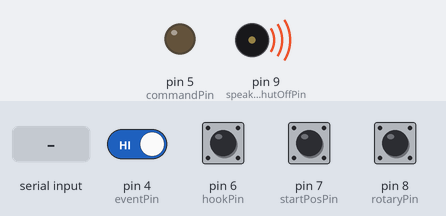
Recording of a sketch running on a simulated Arduino Uno, built with avr-gcc and run on an emulated ATmega328P. On the bench: output pins drawn as LEDs (lit = HIGH), buzzer (waves = sounding, pin HIGH). Inputs (shaded band) come from the test bench; at power-on: pin 4 (eventPin), pin 6 (hookPin), pin 7 (startPosPin), pin 8 (rotaryPin) HIGH. What the sketch prints to the serial monitor is not drawn.

Above: at 0.1 s.
At 2.2 s:
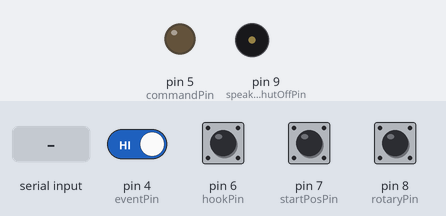
2.3 s: pin 4 (eventPin) driven LOW
4.8 s: pin 6 (hookPin) pulled LOW for 0.15 s
7.3 s: pin 7 (startPosPin) pulled LOW for 0.15 s
8.9 s: pin 8 (rotaryPin) pulled LOW for 0.15 s
10.5 s: "90,45\n" received over the second serial link
12.0 s: "0\n" received over the second serial link
Timing chart, 0 to 14.5 s (numbered marks = the images above; inputs shaded):
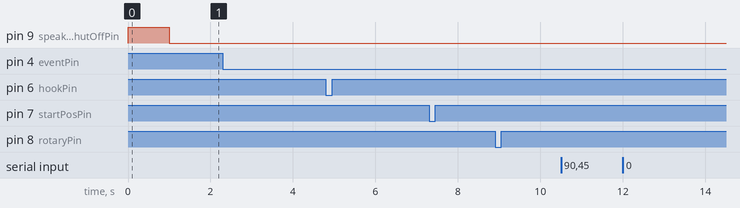

Measured:
- after the input at 2.3 s, every drawn part: stays the same
- after the input at 4.8 s, every drawn part: stays the same
- after the input at 7.3 s, every drawn part: stays the same
- after the input at 8.9 s, every drawn part: stays the same
- after the input at 10.5 s, every drawn part: stays the same
- after the input at 12.0 s, every drawn part: stays the same

The sketch:

Firmware.ino
```cpp
// (licence header left out)
#include <SoftwareSerial.h>

SoftwareSerial btSerial(2,3); // RX,TX
int eventPin = 4;
int eventValue = 1;
int commandPin = 5;
int commandToggle = 0;

int hookPin = 6;
int hookValue = 1;
int startPosPin = 7;
int startPosValue = 1;
int rotaryPin = 8;
int rotaryValue = 1;
int dialedNumber = 0;
int phoneNumber[10] = {0,0,0,0,0,0,0,0,0,0};
int numberCount = 0;

int speakerShutOffPin = 9;
int speakerShutOffToggle = 0;

typedef enum {
	limbo = 0,
	connectable = 1,
	connectableAndDiscoverable = 2,
	connected = 3,
	outgoingCall = 4,
	incomingCall = 5,
	activeCallInProgress = 6,
	testMode = 7,
	threeWayWaiting = 8,
	threeWayHold = 9,
	threeWay = 10,
	incomingCallHold = 11,
	activeCall = 12,
	audioStreaming = 13,
	lowBattery = 14
} BTState;

int iAP = 0;
int SPP = 0;
int A2DP = 0;
int HFP = 0;
long state;

char *serialSend(const char *command) {
	// Send command.
	btSerial.write(command);

	// Get response.
	char *response = (char *)malloc(20);
	memset(response, '\0', sizeof(response));
	unsigned long startRead = millis();
	while (1) {
		if (btSerial.available()) {
			char byteRead = btSerial.read();
			// If we receive a end line, we received the response.
			if (strcmp(&byteRead,"\r")==0)
				continue;
			if (strcmp(&byteRead,"\n")==0)
				break;
			strcat(response, &byteRead);
			// We don't want a buffer overrun. The responses from the bluetooth board is usually 3 characters long.
			if (strlen(response)>=19)
				break;
		}
		// Insure there isn't a error in reading and this doesn't continue reading infinite.
		if ((millis()-startRead)>=1000)
			break;
	}
	return response;
}
int serialSendVerify(const char *command, const char *verify) {
	char *response = serialSend(command);
	int verified = (strcmp(response, verify)==0);
        free(response);
        return verified;
}

void getAndDecodeState() {
	char *stateHex = serialSend("Q\r");
	Serial.print("Response: ");
	Serial.print(stateHex);
	Serial.print("\n");

	long response = strtol(stateHex, NULL, 16);
	long status = response >> 8;
	state = response & 0x000F;

	iAP = status & 0x1;
	SPP = (status & 0x2) >> 1;
	A2DP = (status & 0x4) >> 2;
	HFP = (status & 0x8) >> 3;

	if (state==incomingCall) {
		digitalWrite(speakerShutOffPin, HIGH);
	} else if (state!=audioStreaming && state!=connected) {
		speakerShutOffToggle = 0;
		digitalWrite(speakerShutOffPin, LOW);
	}
	free(stateHex);
}

void setup() {
	// Setup Serial Interfaces.
	Serial.begin(9600);
	btSerial.begin(9600);

	// Setup Pins.
	pinMode(eventPin, INPUT);
	pinMode(commandPin, OUTPUT);
	digitalWrite(commandPin, LOW);
	commandToggle = 1;

	pinMode(hookPin, INPUT_PULLUP);
	pinMode(startPosPin, INPUT_PULLUP);
	pinMode(rotaryPin, INPUT_PULLUP);
	pinMode(speakerShutOffPin, OUTPUT);

	// Allow for RN-52 to play startup tone.
	digitalWrite(speakerShutOffPin, HIGH);
	delay(1000);
	digitalWrite(speakerShutOffPin, LOW);
}

void loop() {
	if (btSerial.available())
		Serial.write(btSerial.read());
	if (Serial.available()) {
		btSerial.write(Serial.read());
	}

	// Gather information from the pins to work with.
	int event = digitalRead(eventPin);
	int eventChanged = (eventValue!=event);
	eventValue = event;

	int hook = digitalRead(hookPin);
	int hookChanged = (hookValue!=hook);
	hookValue = hook;

	int startPos = digitalRead(startPosPin);
	int startPosChanged = (startPosValue!=startPos);
	startPosValue = startPos;

	int rotary = digitalRead(rotaryPin);
	int rotaryChanged = (rotaryValue!=rotary);
	rotaryValue = rotary;

	if (eventChanged && event==0) {
		getAndDecodeState();
	}

	// Debug Code.
	if (hookChanged) {
		Serial.print("Hook: ");
		Serial.print(hook);
		Serial.print("\n");
	}
	if (startPosChanged) {
		Serial.print("Start Position: ");
		Serial.print(startPos);
		Serial.print("\n");
	}
	if (rotaryChanged) {
		Serial.print("Rotary: ");
		Serial.print(rotary);
		Serial.print("\n");
	}

	if (hookChanged) {
		if (hook==0) {
			memset(phoneNumber,0,sizeof(phoneNumber));
			numberCount = 0;
			if (state==audioStreaming) {
				serialSendVerify("AP\r", "AOK");
			} else if (state==outgoingCall || state==incomingCall || state==activeCallInProgress || state==threeWayWaiting || state==threeWayHold || state==threeWay || state==incomingCallHold || state==activeCall) {
				serialSendVerify("E\r", "AOK");
			}
		} else {
			if (state==incomingCall || state==incomingCallHold) {
				serialSendVerify("C\r", "AOK");
				speakerShutOffToggle = 0;
				digitalWrite(speakerShutOffPin, LOW);
			}
		}
		getAndDecodeState();
	}
	if (startPosChanged) {
		if (startPos==0) {
			dialedNumber = 0;
		} else {
			if (dialedNumber!=0) {
				if (dialedNumber>=10)
					dialedNumber = 0;
				Serial.print("Dialed: ");
				Serial.print(dialedNumber);
				Serial.print("\n");
				if (state==audioStreaming) {
					if (dialedNumber==1) {
						serialSendVerify("AT+\r", "AOK");
					} else if (dialedNumber==2) {
						serialSendVerify("AT-\r", "AOK");
					} else if (dialedNumber==3) {
						serialSendVerify("AP\r", "AOK");
					} else if (dialedNumber==4) {
						if (speakerShutOffToggle==0) {
							speakerShutOffToggle = 1;
							digitalWrite(speakerShutOffPin, HIGH);
						} else {
							speakerShutOffToggle = 0;
							digitalWrite(speakerShutOffPin, LOW);
						}
					}
				} else if (hook==0) {
					if (dialedNumber==3) {
						serialSendVerify("AP\r", "AOK");
					} else if (dialedNumber==9) {
						if (commandToggle==1) {
							Serial.print("Command Mode Off\n");
							digitalWrite(commandPin, HIGH);
							commandToggle = 0;
						} else {
							Serial.print("Command Mode On\n");
							digitalWrite(commandPin, LOW);
							commandToggle = 1;
						}
					}
				} else if (hook==1 && state!=outgoingCall && state!=incomingCall && state!=activeCallInProgress && state!=threeWayWaiting && state!=threeWayHold && state!=threeWay && state!=incomingCallHold && state!=activeCall) {
					phoneNumber[numberCount] = dialedNumber;
					numberCount++;
					if (numberCount==10) {
						char *command = (char *)malloc(14);
						memset(command, '\0', sizeof(command));

						sprintf(command, "A,%d%d%d%d%d%d%d%d%d%d\r", phoneNumber[0], phoneNumber[1], phoneNumber[2], phoneNumber[3], phoneNumber[4], phoneNumber[5], phoneNumber[6], phoneNumber[7], phoneNumber[8], phoneNumber[9]);
						Serial.print(command);
						Serial.print("\n");

						serialSendVerify(command, "AOK");
						free(command);

						memset(phoneNumber,0,sizeof(phoneNumber));
						numberCount = 0;
					}
				}
			}
		}
	}
	if (startPos==0 && rotaryChanged && rotary==0) {
		dialedNumber++;
		delay(50);
	}
}
```
